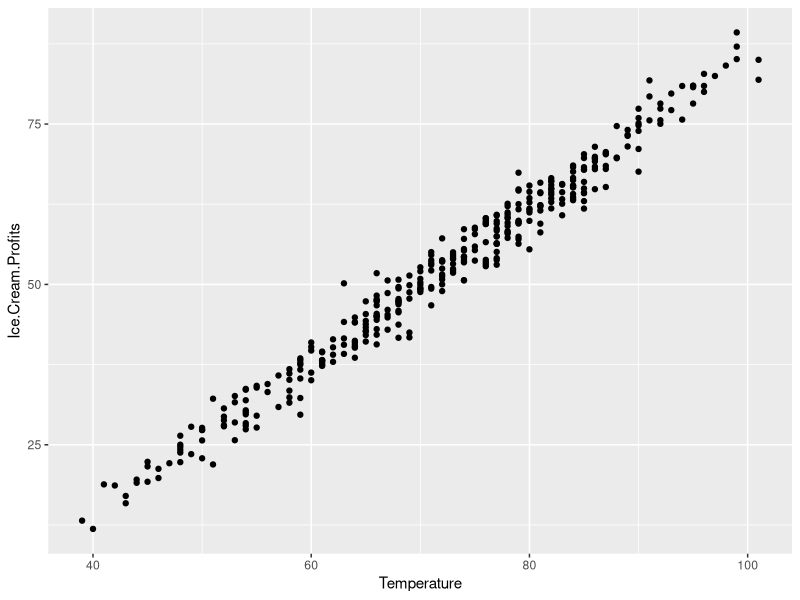
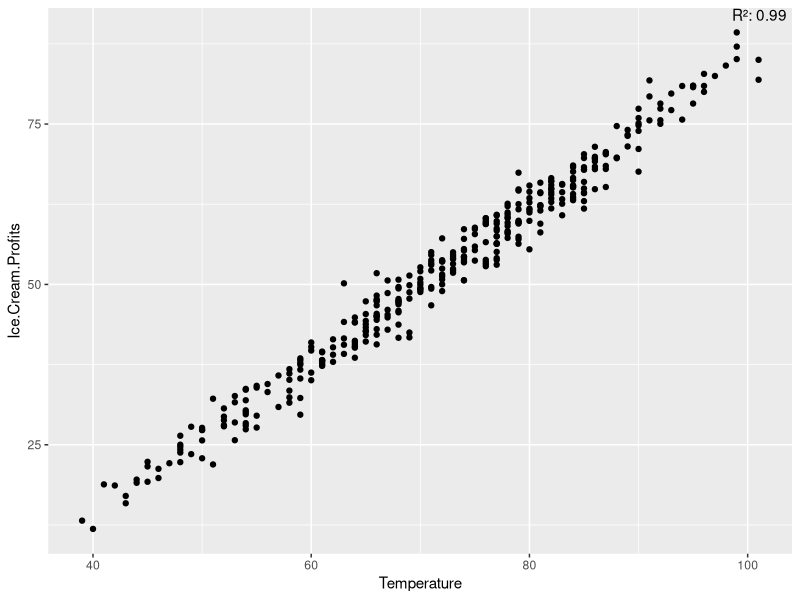

Write the R code that produced these figures, in order.
## ---- chunk 1
library(tidyverse)
library(kableExtra)
library(stringi)
knitr::opts_chunk$set(echo = TRUE)
## ---- chunk 2
show_head <- function(df) {
  head(df) %>% # passing down only few lines from the df
    knitr::kable(format = "html") %>% # showing the lines in html format
    kable_styling(bootstrap_options = "striped", full_width = FALSE) %>% # little bit of style to avoid columns to be crowded
    kableExtra::scroll_box(width = "100%") # make it scrollable so the columns don't overflow the page
}
## ---- chunk 3
sales <- read.csv("./ice_cream_sales_temperatures.csv")
show_head(sales)  # show head of the sales dataset
## ---- chunk 4
# plot our dataset to get an intuition of what it looks like
sales %>%
  ggplot(mapping = aes(x = Temperature, y = Ice.Cream.Profits)) +
  geom_point()
## ---- chunk 5
r_squared <- cor(sales$Temperature, sales$Ice.Cream.Profits)  # calculate correlation coefficient

# plot dataset with correlation coefficient
sales %>% ggplot(mapping = aes(x = Temperature, y = Ice.Cream.Profits)) +
  geom_point() +
  annotate("text", x = Inf, y = Inf, label = paste0("R²: ", round(r_squared, 2)), hjust = 1.1, vjust = 1.1) +
  theme(legend.position = "none")

# calculate confidence interval of the correlation
cor_test <- cor.test(sales$Temperature, sales$Ice.Cream.Profits)
cor_test$conf.int
